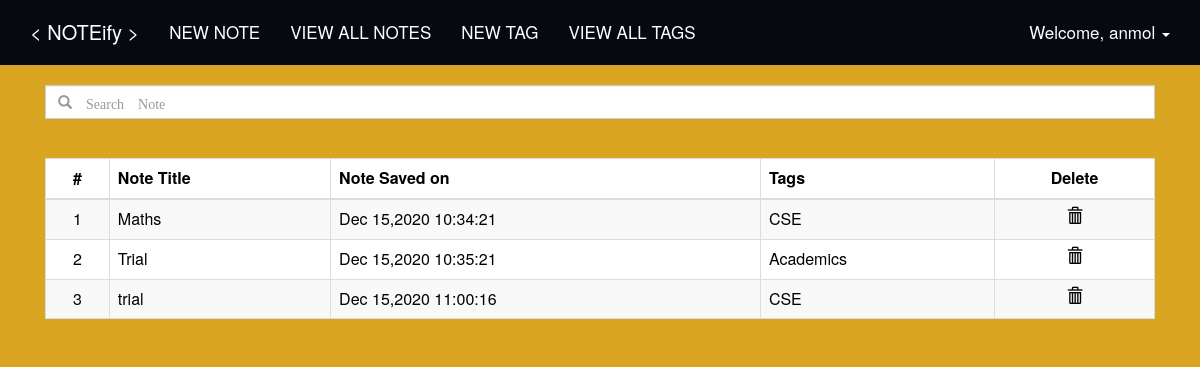
Page /profile/ (signed in) on the committed database.
### tables this page shows
CREATE TABLE `notes` (
  `id` INTEGER NOT NULL PRIMARY KEY AUTOINCREMENT,
  `created` TIMESTAMP NOT NULL DEFAULT (strftime('%Y-%m-%d %H:%M:%S', 'now', 'localtime')),
  `updated` TIMESTAMP NOT NULL DEFAULT (strftime('%Y-%m-%d %H:%M:%S', 'now', 'localtime')),
  `note_title` VARCHAR(255),
  `note` TEXT,
  `note_markdown` TEXT,
  `tags` VARCHAR(200),
  `user_id` INTEGER,
  FOREIGN KEY(user_id) REFERENCES users(id)
);

CREATE TABLE "tags" (
	`id`	INTEGER PRIMARY KEY AUTOINCREMENT,
	`tag`	TEXT,
	`user_id`	INTEGER,
	FOREIGN KEY(`user_id`) REFERENCES `users`(`id`)
);

### core/views.py (the view)
@core.route('/profile/')
@login_required
def profile():
    if request.method == 'GET':
        notes = functions.get_data_using_user_id(session['id'])
        tags = []
        if notes:
            for note in notes:
                tags_list = functions.get_tag_using_note_id(note[0])
                temp_list = []
                if tags_list:
                    for tag in tags_list:
                        temp = functions.get_data_using_tag_id(tag)
                        if temp is not None:
                            temp_list.append(temp[0])
                tags.append(', '.join(temp_list))
        return render_template(
            'profile.html',
            username=session['username'],
            notes=notes,
            tags=tags
        )

### core/views.py (called while the page is built)
@current_app.template_filter()
def custom_date(date):
    import datetime
    date = datetime.datetime.strptime(date, '%Y-%m-%d %H:%M:%S')
    return date.strftime('%b %d,%Y %H:%M:%S')

### utils/functions.py (called while the page is built)
def get_database_connection():
    import sqlite3
    sqlite_file = 'notes.db'
    file_exists = os.path.isfile(sqlite_file)
    conn = sqlite3.connect(sqlite_file)
    if not file_exists:
        create_sqlite_tables(conn)
    return conn

def get_data_using_user_id(id):
    conn = get_database_connection()
    try:
        cursor = conn.cursor()
        cursor.execute('SELECT * FROM notes WHERE user_id=' + str(id))
        results = cursor.fetchall()
        cursor.close()
        if len(results) == 0:
            return None
        return results
    except:
        cursor.close()

def get_data_using_tag_id(tag_id):
    conn = get_database_connection()
    try:
        cursor = conn.cursor()
        cursor.execute('SELECT tag FROM tags WHERE id=?', (str(tag_id), ))
        results = cursor.fetchone()
        cursor.close()
        return results
    except:
        cursor.close()

def get_tag_using_note_id(id):
    conn = get_database_connection()
    try:
        cursor = conn.cursor()
        cursor.execute('SELECT tags FROM notes WHERE id=?', (str(id), ))
        results = cursor.fetchall()
        results = results[0][0].split(',')
        cursor.close()
        return results
    except:
        cursor.close()

### templates/profile.html (shortened to what this page needs)
{% extends "index.html" %}
{% block content %}
    <div class="container"  style="padding-top: 2%">
        <div class="col-lg-12 col-md-12 col-sm-12 col-xs-12">
            {% if username %}
                {% if notes %}
                    <input type="text" id="notes" class="form-control no_borders glyphicon" autocomplete="off" name="notes" placeholder="&#xe003 Search Note">
                    <div style="padding-top: 20px">
                    </div>
                    <br>
                    <table class="table table-hover table-striped table-bordered" style="background-color: white;">
                        <thead class="text-center">
                            <tr>
                                <th class="text-center">#</th>
                                <th>Note Title</th>
                                <th>Note Saved on</th>
                                <th>Tags</th>
                                <th class="text-center">Delete</th>
                            </tr>
                        </thead>
                        <tbody>
                            {% for note in notes %}
                                <tr>
                                    <td class="text-center">{{ loop.index }}</td>
                                    <td> <a href="/notes/{{ note[0] }}/">{{ note[3] }}</a></td>
                                    <td>{{ note[1] | custom_date }}</td>
                                    <td>
                                            {{ tags[loop.index0] }}
                                    </td>
                                    <td class="text-center">
                                        <a href="/notes/delete/{{ note[0] }}/"><span class="glyphicon glyphicon-trash"></span></a>
                                    </td>
                                </tr>
                            {%  endfor %}
                        </tbody>
                    </table>
                {% else %}
                    <div class="alert alert-danger">
                        You have no notes added! Let's add one <a href="/notes/add/">here</a>
                    </div>
                {% endif %}
            {% endif %}
        </div>
    </div>
{% endblock %}

### static/css/base.css (style rules this page uses)
body { background-color: rgb(242, 243, 244); }
.no_borders { border-radius: 0px; }

### templates/index.html (style rules this page uses)
body { background-color: #daa520; color: black; }
a { color: black; }

### rows in the picture
notes: note_title "Maths", created "Dec 15,2020 10:34:21"
tags: tag "CSE"
notes: note_title "Trial", created "Dec 15,2020 10:35:21"
tags: tag "Academics"
notes: note_title "trial", created "Dec 15,2020 11:00:16"

### other values in the picture
{{ username }} "anmol"
